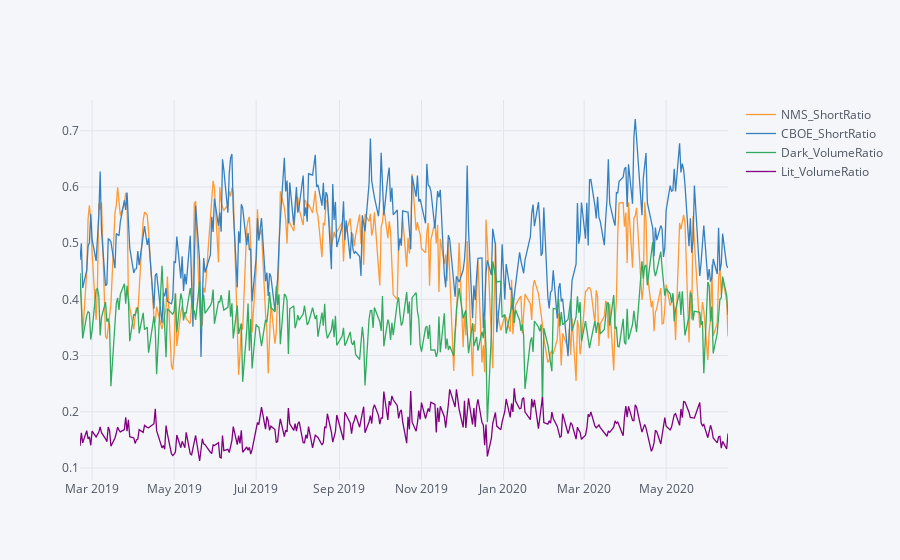

This figure's notebook cell:
### Code cell
single_stock_view('AMZN')

### Figure 1 — Plotly figure (JSON) as saved in the notebook; plotly's stock layout.template omitted (floating-point values rounded to 4 significant figures; data arrays with more than 128 entries replaced by an {"elided": "..."} marker saying what was removed)
{"data": [{"line": {"color": "rgba(255, 153, 51, 1.0)", "dash": "solid", "shape": "linear", "width": 1.3}, "mode": "lines", "name": "NMS_ShortRatio", "text": "", "type": "scatter", "x": {"elided": "331 str values"}, "y": {"elided": "331 float values"}}, {"line": {"color": "rgba(55, 128, 191, 1.0)", "dash": "solid", "shape": "linear", "width": 1.3}, "mode": "lines", "name": "CBOE_ShortRatio", "text": "", "type": "scatter", "x": {"elided": "331 str values"}, "y": {"elided": "331 float values"}}, {"line": {"color": "rgba(50, 171, 96, 1.0)", "dash": "solid", "shape": "linear", "width": 1.3}, "mode": "lines", "name": "Dark_VolumeRatio", "text": "", "type": "scatter", "x": {"elided": "331 str values"}, "y": {"elided": "331 float values"}}, {"line": {"color": "rgba(128, 0, 128, 1.0)", "dash": "solid", "shape": "linear", "width": 1.3}, "mode": "lines", "name": "Lit_VolumeRatio", "text": "", "type": "scatter", "x": {"elided": "331 str values"}, "y": {"elided": "331 float values"}}], "layout": {"legend": {"bgcolor": "#F5F6F9", "font": {"color": "#4D5663"}}, "paper_bgcolor": "#F5F6F9", "plot_bgcolor": "#F5F6F9", "title": {"font": {"color": "#4D5663"}}, "xaxis": {"gridcolor": "#E1E5ED", "showgrid": true, "tickfont": {"color": "#4D5663"}, "title": {"font": {"color": "#4D5663"}, "text": ""}, "zerolinecolor": "#E1E5ED"}, "yaxis": {"gridcolor": "#E1E5ED", "showgrid": true, "tickfont": {"color": "#4D5663"}, "title": {"font": {"color": "#4D5663"}, "text": ""}, "zerolinecolor": "#E1E5ED"}}}
